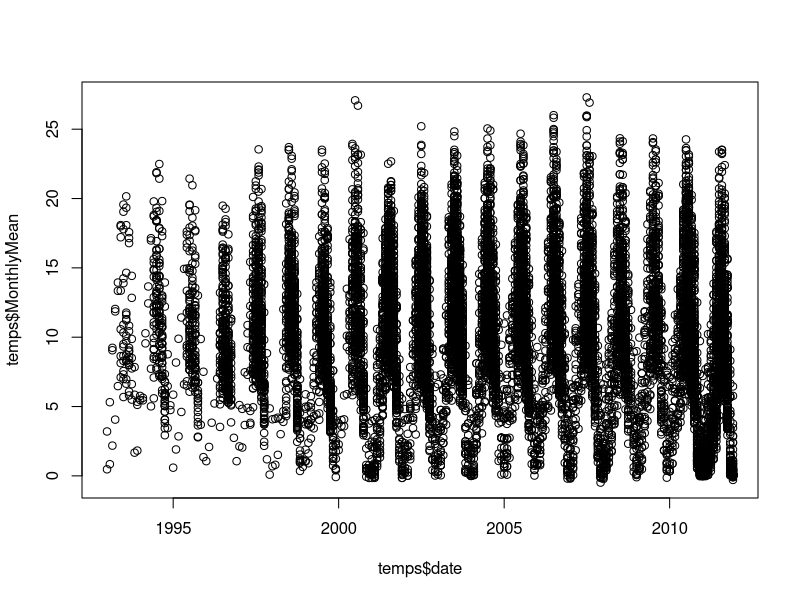
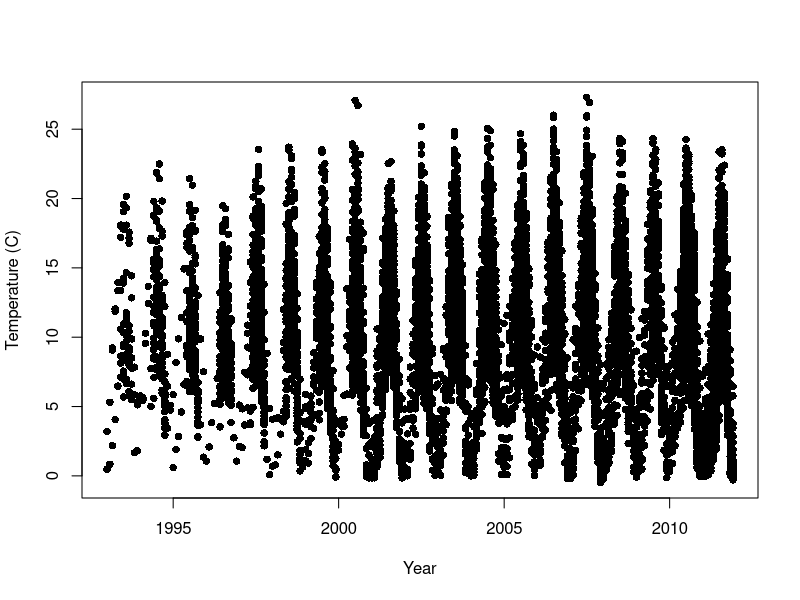
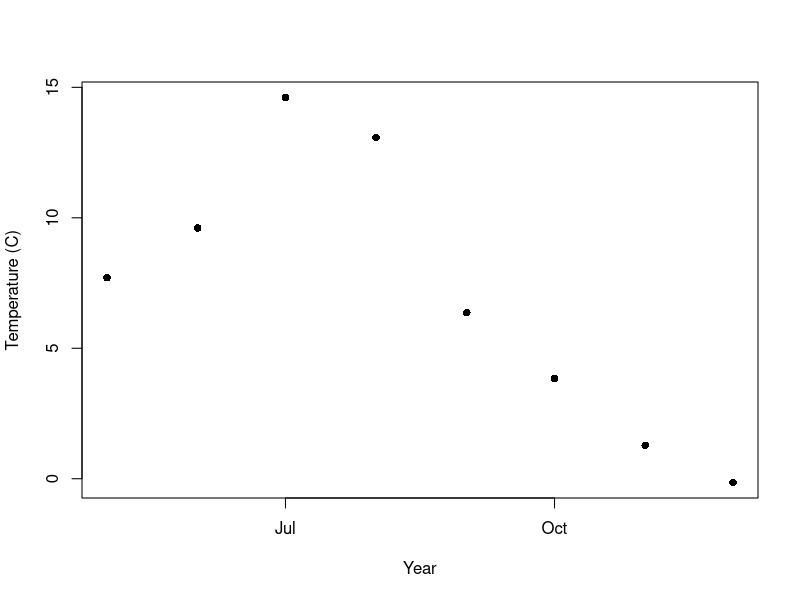
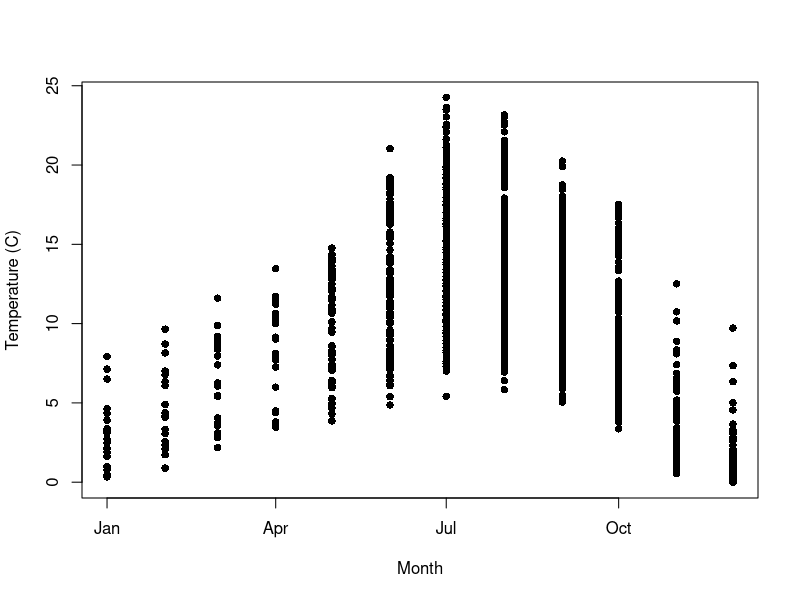
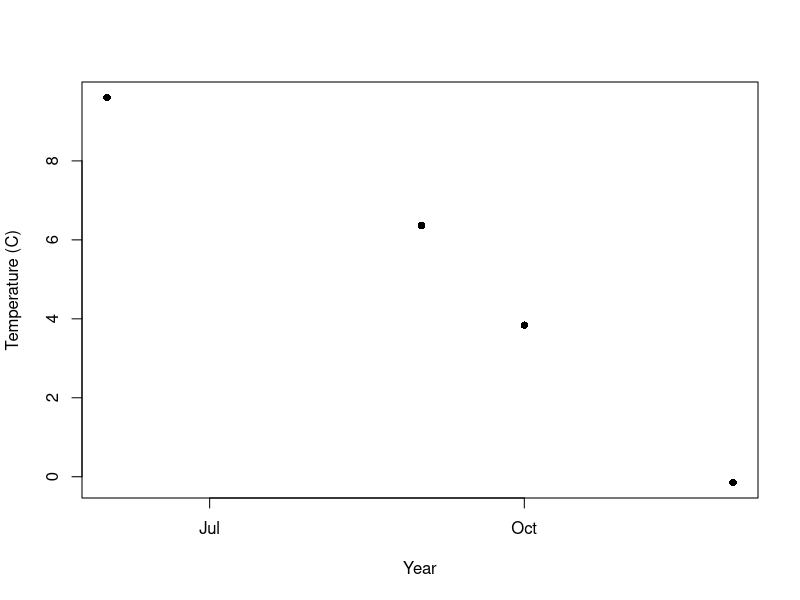
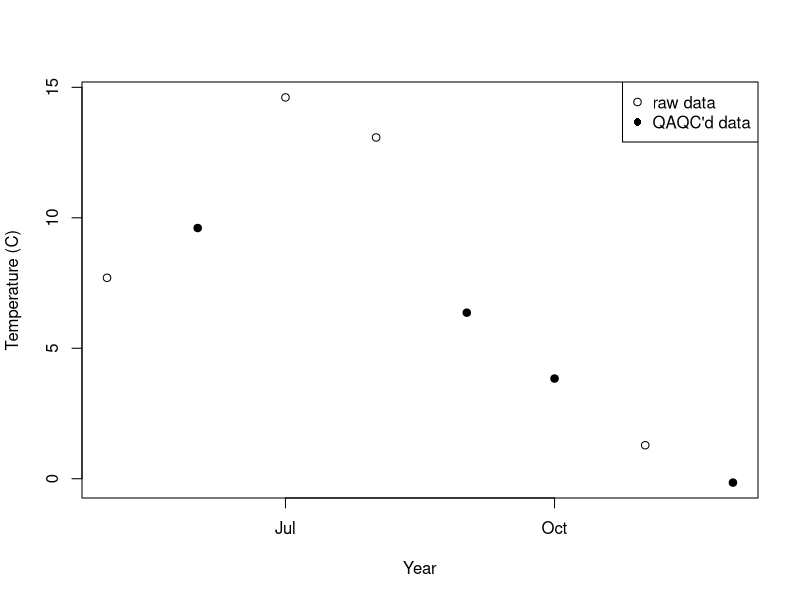

Recreate these plots in R, in order.
## ---- chunk 1
temps <- read.csv(file = "data/stream-temps.csv")
temps_raw <- read.csv(file = "data/stream-temps-raw.csv")
## ---- chunk 2
temps$MonthYear[1]
## ---- chunk 3
as.Date(temps$date[1], "%m-%Y")
## ---- chunk 4
temps$date <- paste("01-",temps$MonthYear,sep="")
temps$date <- as.Date(temps$date, "%d-%m-%Y")
## ---- chunk 5
anyNA(temps$date)
## ---- chunk 6
for (i in nrow(temps)) {
  if (is.na(temps$date[i])){
    temps$date <- as.Date(paste("01", temps$SampleMonth,    temps$SampleYear, sep="-"), "%d-%m-%Y")
  }
}
## ---- chunk 7
anyNA(temps$date)
## ---- chunk 8
plot(temps$date, temps$MonthlyMean)
## ---- chunk 9
plot(temps$date, temps$MonthlyMean, pch=16, xlab="Year", ylab = "Temperature (C)")
## ---- chunk 10
class(temps_raw$QAQC)
temps_raw$QAQC[1:5]
x<- c(1,2,3,4,5)
x[temps_raw$QAQC[1:5]]
## ---- chunk 11
length(temps$MonthlyMean[temps_raw$QAQC])
## ---- chunk 12
#subset to reach of interest
temps$MonthlyMean[temps$NoRWeST_ID == 'MidSnake_175']

plot(temps$date[temps$NoRWeST_ID == 'MidSnake_175'], temps$MonthlyMean[temps$NoRWeST_ID == 'MidSnake_175'], pch=16, xlab="Year", ylab = "Temperature (C)")

#or zoom into a specific year
plot(temps$date[temps$SampleYear == 2010], temps$MonthlyMean[temps$SampleYear == 2010], pch=16, xlab="Month", ylab = "Temperature (C)")
## ---- chunk 13
#check to see if the data in the reach has been QAQCd
temps_raw$QAQC[temps$NoRWeST_ID == 'MidSnake_175']

#Only Plot data that has been QAQC'd
plot(temps$date[temps_raw$NoRWeST_ID == 'MidSnake_175' & temps_raw$QAQC], temps_raw$MonthlyMean[temps_raw$NoRWeST_ID == 'MidSnake_175' & temps_raw$QAQC], pch=16, xlab="Year", ylab = "Temperature (C)")
## ---- chunk 14
#Plot both raw and QAQC'd data in one figure
plot(temps$date[temps$NoRWeST_ID == 'MidSnake_175'], temps$MonthlyMean[temps$NoRWeST_ID == 'MidSnake_175'], xlab="Year", ylab = "Temperature (C)")

points(temps$date[temps_raw$NoRWeST_ID == 'MidSnake_175' & temps_raw$QAQC], temps_raw$MonthlyMean[temps_raw$NoRWeST_ID == 'MidSnake_175' & temps_raw$QAQC], pch=16, xlab="Year", ylab = "Temperature (C)")

legend("topright", legend = c("raw data", "QAQC'd data"), pch = c(1, 16))
## ---- chunk 15
# ----- Import Data -----#

# ----- QAQC Data -----#

# ----- Plot Data -----#
